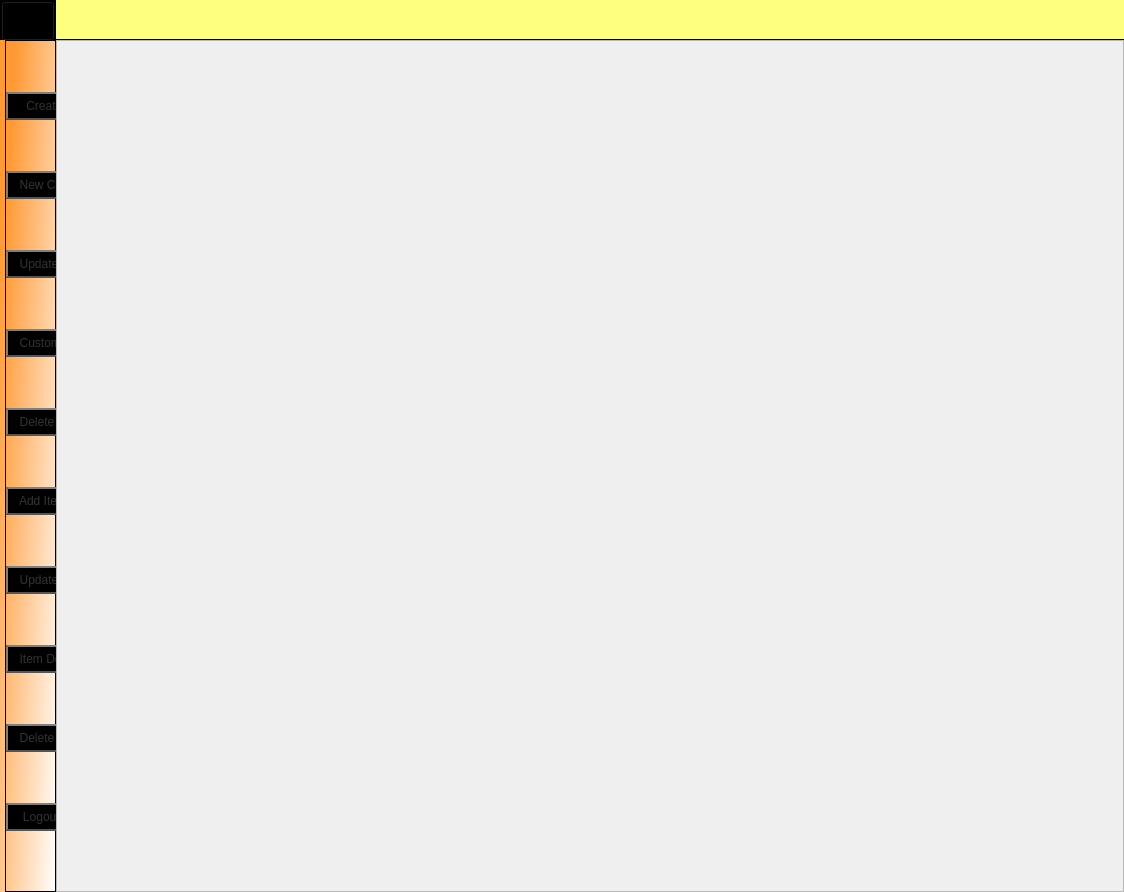
<?xml version="1.0" encoding="UTF-8"?>
<ui version="4.0">
 <class>MainWindow</class>
 <widget class="QMainWindow" name="MainWindow">
  <property name="geometry">
   <rect>
    <x>0</x>
    <y>0</y>
    <width>1124</width>
    <height>892</height>
   </rect>
  </property>
  <property name="windowTitle">
   <string>MainWindow</string>
  </property>
  <widget class="QWidget" name="centralwidget">
   <layout class="QVBoxLayout" name="verticalLayout">
    <property name="spacing">
     <number>0</number>
    </property>
    <property name="leftMargin">
     <number>0</number>
    </property>
    <property name="topMargin">
     <number>0</number>
    </property>
    <property name="rightMargin">
     <number>0</number>
    </property>
    <property name="bottomMargin">
     <number>0</number>
    </property>
    <item>
     <widget class="QFrame" name="top_Frame">
      <property name="sizePolicy">
       <sizepolicy hsizetype="MinimumExpanding" vsizetype="MinimumExpanding">
        <horstretch>0</horstretch>
        <verstretch>0</verstretch>
       </sizepolicy>
      </property>
      <property name="maximumSize">
       <size>
        <width>16777215</width>
        <height>40</height>
       </size>
      </property>
      <property name="styleSheet">
       <string notr="true">QFrame{
background-color: rgb(255, 255, 127);
border-bottom: 1px solid #000;
}</string>
      </property>
      <property name="frameShape">
       <enum>QFrame::NoFrame</enum>
      </property>
      <property name="frameShadow">
       <enum>QFrame::Raised</enum>
      </property>
      <widget class="QFrame" name="toggle_Frame">
       <property name="geometry">
        <rect>
         <x>0</x>
         <y>0</y>
         <width>56</width>
         <height>40</height>
        </rect>
       </property>
       <property name="sizePolicy">
        <sizepolicy hsizetype="Expanding" vsizetype="Expanding">
         <horstretch>0</horstretch>
         <verstretch>0</verstretch>
        </sizepolicy>
       </property>
       <property name="minimumSize">
        <size>
         <width>56</width>
         <height>40</height>
        </size>
       </property>
       <property name="maximumSize">
        <size>
         <width>56</width>
         <height>40</height>
        </size>
       </property>
       <property name="styleSheet">
        <string notr="true">background-color: rgb(0, 0, 0);</string>
       </property>
       <property name="frameShape">
        <enum>QFrame::StyledPanel</enum>
       </property>
       <property name="frameShadow">
        <enum>QFrame::Raised</enum>
       </property>
       <layout class="QVBoxLayout" name="verticalLayout_2">
        <property name="spacing">
         <number>0</number>
        </property>
        <property name="leftMargin">
         <number>0</number>
        </property>
        <property name="topMargin">
         <number>0</number>
        </property>
        <property name="rightMargin">
         <number>0</number>
        </property>
        <property name="bottomMargin">
         <number>0</number>
        </property>
        <item>
         <widget class="QPushButton" name="toggle_btn">
          <property name="minimumSize">
           <size>
            <width>40</width>
            <height>40</height>
           </size>
          </property>
          <property name="maximumSize">
           <size>
            <width>56</width>
            <height>40</height>
           </size>
          </property>
          <property name="font">
           <font>
            <pointsize>11</pointsize>
            <weight>75</weight>
            <bold>true</bold>
           </font>
          </property>
          <property name="styleSheet">
           <string notr="true">QPushButton:hover {
background: qradialgradient(
cx: 0.3, cy: -0.4, fx: 0.3, fy: -0.4,
radius: 1.35, stop: 0 #fff, stop: 1 #bbb
);
}

QPushButton:pressed {
border-style: inset;
background: qradialgradient(
cx: 0.4, cy: -0.1, fx: 0.4, fy: -0.1,
radius: 1.35, stop: 0 #fff, stop: 1 #ddd
);
}

</string>
          </property>
          <property name="text">
           <string/>
          </property>
          <property name="icon">
           <iconset resource="Images/background.qrc">
            <normaloff>:/newPrefix/toggle.png</normaloff>:/newPrefix/toggle.png</iconset>
          </property>
          <property name="iconSize">
           <size>
            <width>40</width>
            <height>40</height>
           </size>
          </property>
         </widget>
        </item>
       </layout>
      </widget>
     </widget>
    </item>
    <item>
     <widget class="QFrame" name="lower_Frame">
      <property name="frameShape">
       <enum>QFrame::NoFrame</enum>
      </property>
      <property name="frameShadow">
       <enum>QFrame::Raised</enum>
      </property>
      <layout class="QHBoxLayout" name="horizontalLayout">
       <property name="spacing">
        <number>0</number>
       </property>
       <property name="leftMargin">
        <number>0</number>
       </property>
       <property name="topMargin">
        <number>0</number>
       </property>
       <property name="rightMargin">
        <number>0</number>
       </property>
       <property name="bottomMargin">
        <number>0</number>
       </property>
       <item>
        <widget class="QFrame" name="left_Toggle_menu">
         <property name="maximumSize">
          <size>
           <width>56</width>
           <height>16777215</height>
          </size>
         </property>
         <property name="styleSheet">
          <string notr="true">QFrame{
background-color: qlineargradient(spread:pad, x1:0.096, y1:0.118636, x2:1, y2:1, stop:0 rgba(255, 153, 51, 255), stop:1 rgba(255, 255, 255, 255));
}
QPushButton{
padding:5px 10px;
border:none;
border-radius:10px;
background-color:#000;
color:#fff;
}
QPushButton:hover{
background-color: rgb(0, 92, 157);
}</string>
         </property>
         <property name="frameShape">
          <enum>QFrame::NoFrame</enum>
         </property>
         <property name="frameShadow">
          <enum>QFrame::Raised</enum>
         </property>
         <layout class="QVBoxLayout" name="verticalLayout_3">
          <property name="leftMargin">
           <number>5</number>
          </property>
          <property name="topMargin">
           <number>0</number>
          </property>
          <property name="rightMargin">
           <number>0</number>
          </property>
          <property name="bottomMargin">
           <number>0</number>
          </property>
          <item>
           <widget class="QFrame" name="menu_btns">
            <property name="layoutDirection">
             <enum>Qt::LeftToRight</enum>
            </property>
            <property name="frameShape">
             <enum>QFrame::StyledPanel</enum>
            </property>
            <property name="frameShadow">
             <enum>QFrame::Raised</enum>
            </property>
            <layout class="QVBoxLayout" name="verticalLayout_4">
             <property name="spacing">
              <number>0</number>
             </property>
             <property name="leftMargin">
              <number>0</number>
             </property>
             <property name="topMargin">
              <number>0</number>
             </property>
             <property name="rightMargin">
              <number>0</number>
             </property>
             <property name="bottomMargin">
              <number>0</number>
             </property>
             <item>
              <widget class="QPushButton" name="create_Invoice_Btn">
               <property name="sizePolicy">
                <sizepolicy hsizetype="Minimum" vsizetype="Fixed">
                 <horstretch>0</horstretch>
                 <verstretch>0</verstretch>
                </sizepolicy>
               </property>
               <property name="minimumSize">
                <size>
                 <width>100</width>
                 <height>0</height>
                </size>
               </property>
               <property name="layoutDirection">
                <enum>Qt::LeftToRight</enum>
               </property>
               <property name="styleSheet">
                <string notr="true">QPushButton {
text-align:left;
padding-left:70px;
color: #333;
border: 2px solid #555;
border-radius: 20px;
border-style: outset;
background: qradialgradient(
cx: 0.3, cy: -0.4, fx: 0.3, fy: -0.4,
radius: 1.35, stop: 0 #fff, stop: 1 #888
);
padding: 5px;
}

QPushButton:hover {
background: qradialgradient(
cx: 0.3, cy: -0.4, fx: 0.3, fy: -0.4,
radius: 1.35, stop: 0 #fff, stop: 1 #bbb
);
}

QPushButton:pressed {
border-style: inset;
background: qradialgradient(
cx: 0.4, cy: -0.1, fx: 0.4, fy: -0.1,
radius: 1.35, stop: 0 #fff, stop: 1 #ddd
);
}
</string>
               </property>
               <property name="text">
                <string>    Create Invoice</string>
               </property>
               <property name="icon">
                <iconset resource="Images/background.qrc">
                 <normaloff>:/newPrefix/Create Invoice.png</normaloff>:/newPrefix/Create Invoice.png</iconset>
               </property>
               <property name="iconSize">
                <size>
                 <width>40</width>
                 <height>40</height>
                </size>
               </property>
              </widget>
             </item>
             <item>
              <widget class="QPushButton" name="new_Customer_Btn">
               <property name="minimumSize">
                <size>
                 <width>100</width>
                 <height>0</height>
                </size>
               </property>
               <property name="styleSheet">
                <string notr="true">QPushButton {
text-align:left;
padding-left:70px;
color: #333;
border: 2px solid #555;
border-radius: 20px;
border-style: outset;
background: qradialgradient(
cx: 0.3, cy: -0.4, fx: 0.3, fy: -0.4,
radius: 1.35, stop: 0 #fff, stop: 1 #888
);
padding: 5px;
}

QPushButton:hover {
background: qradialgradient(
cx: 0.3, cy: -0.4, fx: 0.3, fy: -0.4,
radius: 1.35, stop: 0 #fff, stop: 1 #bbb
);
}

QPushButton:pressed {
border-style: inset;
background: qradialgradient(
cx: 0.4, cy: -0.1, fx: 0.4, fy: -0.1,
radius: 1.35, stop: 0 #fff, stop: 1 #ddd
);
}
</string>
               </property>
               <property name="text">
                <string>  New Customer</string>
               </property>
               <property name="icon">
                <iconset resource="Images/background.qrc">
                 <normaloff>:/newPrefix/Add User1.png</normaloff>:/newPrefix/Add User1.png</iconset>
               </property>
               <property name="iconSize">
                <size>
                 <width>40</width>
                 <height>40</height>
                </size>
               </property>
              </widget>
             </item>
             <item>
              <widget class="QPushButton" name="update_Customer_Btn">
               <property name="minimumSize">
                <size>
                 <width>100</width>
                 <height>0</height>
                </size>
               </property>
               <property name="styleSheet">
                <string notr="true">QPushButton {
text-align:left;
padding-left:70px;
color: #333;
border: 2px solid #555;
border-radius: 20px;
border-style: outset;
background: qradialgradient(
cx: 0.3, cy: -0.4, fx: 0.3, fy: -0.4,
radius: 1.35, stop: 0 #fff, stop: 1 #888
);
padding: 5px;
}

QPushButton:hover {
background: qradialgradient(
cx: 0.3, cy: -0.4, fx: 0.3, fy: -0.4,
radius: 1.35, stop: 0 #fff, stop: 1 #bbb
);
}

QPushButton:pressed {
border-style: inset;
background: qradialgradient(
cx: 0.4, cy: -0.1, fx: 0.4, fy: -0.1,
radius: 1.35, stop: 0 #fff, stop: 1 #ddd
);
}
</string>
               </property>
               <property name="text">
                <string>  Update Customer</string>
               </property>
               <property name="icon">
                <iconset resource="Images/background.qrc">
                 <normaloff>:/newPrefix/update customer1.png</normaloff>:/newPrefix/update customer1.png</iconset>
               </property>
               <property name="iconSize">
                <size>
                 <width>40</width>
                 <height>40</height>
                </size>
               </property>
              </widget>
             </item>
             <item>
              <widget class="QPushButton" name="customer_Details_Btn">
               <property name="minimumSize">
                <size>
                 <width>100</width>
                 <height>0</height>
                </size>
               </property>
               <property name="styleSheet">
                <string notr="true">QPushButton {
text-align:left;
padding-left:70px;
color: #333;
border: 2px solid #555;
border-radius: 20px;
border-style: outset;
background: qradialgradient(
cx: 0.3, cy: -0.4, fx: 0.3, fy: -0.4,
radius: 1.35, stop: 0 #fff, stop: 1 #888
);
padding: 5px;
}

QPushButton:hover {
background: qradialgradient(
cx: 0.3, cy: -0.4, fx: 0.3, fy: -0.4,
radius: 1.35, stop: 0 #fff, stop: 1 #bbb
);
}

QPushButton:pressed {
border-style: inset;
background: qradialgradient(
cx: 0.4, cy: -0.1, fx: 0.4, fy: -0.1,
radius: 1.35, stop: 0 #fff, stop: 1 #ddd
);
}
</string>
               </property>
               <property name="text">
                <string>  Customer Details</string>
               </property>
               <property name="icon">
                <iconset resource="Images/background.qrc">
                 <normaloff>:/newPrefix/Customer_Details1.png</normaloff>:/newPrefix/Customer_Details1.png</iconset>
               </property>
               <property name="iconSize">
                <size>
                 <width>40</width>
                 <height>40</height>
                </size>
               </property>
              </widget>
             </item>
             <item>
              <widget class="QPushButton" name="delete_Customer_Btn">
               <property name="minimumSize">
                <size>
                 <width>100</width>
                 <height>0</height>
                </size>
               </property>
               <property name="styleSheet">
                <string notr="true">QPushButton {
text-align:left;
padding-left:70px;
color: #333;
border: 2px solid #555;
border-radius: 20px;
border-style: outset;
background: qradialgradient(
cx: 0.3, cy: -0.4, fx: 0.3, fy: -0.4,
radius: 1.35, stop: 0 #fff, stop: 1 #888
);
padding: 5px;
}

QPushButton:hover {
background: qradialgradient(
cx: 0.3, cy: -0.4, fx: 0.3, fy: -0.4,
radius: 1.35, stop: 0 #fff, stop: 1 #bbb
);
}

QPushButton:pressed {
border-style: inset;
background: qradialgradient(
cx: 0.4, cy: -0.1, fx: 0.4, fy: -0.1,
radius: 1.35, stop: 0 #fff, stop: 1 #ddd
);
}
</string>
               </property>
               <property name="text">
                <string>  Delete Customer</string>
               </property>
               <property name="icon">
                <iconset resource="Images/background.qrc">
                 <normaloff>:/newPrefix/Delete customer.png</normaloff>:/newPrefix/Delete customer.png</iconset>
               </property>
               <property name="iconSize">
                <size>
                 <width>40</width>
                 <height>40</height>
                </size>
               </property>
              </widget>
             </item>
             <item>
              <widget class="QPushButton" name="add_Item_Btn">
               <property name="minimumSize">
                <size>
                 <width>100</width>
                 <height>0</height>
                </size>
               </property>
               <property name="styleSheet">
                <string notr="true">QPushButton {
text-align:left;
padding-left:70px;
color: #333;
border: 2px solid #555;
border-radius: 20px;
border-style: outset;
background: qradialgradient(
cx: 0.3, cy: -0.4, fx: 0.3, fy: -0.4,
radius: 1.35, stop: 0 #fff, stop: 1 #888
);
padding: 5px;
}

QPushButton:hover {
background: qradialgradient(
cx: 0.3, cy: -0.4, fx: 0.3, fy: -0.4,
radius: 1.35, stop: 0 #fff, stop: 1 #bbb
);
}

QPushButton:pressed {
border-style: inset;
background: qradialgradient(
cx: 0.4, cy: -0.1, fx: 0.4, fy: -0.1,
radius: 1.35, stop: 0 #fff, stop: 1 #ddd
);
}
</string>
               </property>
               <property name="text">
                <string>  Add Item             </string>
               </property>
               <property name="icon">
                <iconset resource="Images/background.qrc">
                 <normaloff>:/newPrefix/Add item.png</normaloff>:/newPrefix/Add item.png</iconset>
               </property>
               <property name="iconSize">
                <size>
                 <width>40</width>
                 <height>40</height>
                </size>
               </property>
              </widget>
             </item>
             <item>
              <widget class="QPushButton" name="update_Item_Btn">
               <property name="minimumSize">
                <size>
                 <width>100</width>
                 <height>0</height>
                </size>
               </property>
               <property name="styleSheet">
                <string notr="true">QPushButton {
text-align:left;
padding-left:70px;
color: #333;
border: 2px solid #555;
border-radius: 20px;
border-style: outset;
background: qradialgradient(
cx: 0.3, cy: -0.4, fx: 0.3, fy: -0.4,
radius: 1.35, stop: 0 #fff, stop: 1 #888
);
padding: 5px;
}

QPushButton:hover {
background: qradialgradient(
cx: 0.3, cy: -0.4, fx: 0.3, fy: -0.4,
radius: 1.35, stop: 0 #fff, stop: 1 #bbb
);
}

QPushButton:pressed {
border-style: inset;
background: qradialgradient(
cx: 0.4, cy: -0.1, fx: 0.4, fy: -0.1,
radius: 1.35, stop: 0 #fff, stop: 1 #ddd
);
}
</string>
               </property>
               <property name="text">
                <string>  Update Item       </string>
               </property>
               <property name="icon">
                <iconset resource="Images/background.qrc">
                 <normaloff>:/newPrefix/Update Item.png</normaloff>:/newPrefix/Update Item.png</iconset>
               </property>
               <property name="iconSize">
                <size>
                 <width>40</width>
                 <height>40</height>
                </size>
               </property>
              </widget>
             </item>
             <item>
              <widget class="QPushButton" name="item_Details_Btn">
               <property name="minimumSize">
                <size>
                 <width>100</width>
                 <height>0</height>
                </size>
               </property>
               <property name="styleSheet">
                <string notr="true">QPushButton {
text-align:left;
padding-left:70px;
color: #333;
border: 2px solid #555;
border-radius: 20px;
border-style: outset;
background: qradialgradient(
cx: 0.3, cy: -0.4, fx: 0.3, fy: -0.4,
radius: 1.35, stop: 0 #fff, stop: 1 #888
);
padding: 5px;
}

QPushButton:hover {
background: qradialgradient(
cx: 0.3, cy: -0.4, fx: 0.3, fy: -0.4,
radius: 1.35, stop: 0 #fff, stop: 1 #bbb
);
}

QPushButton:pressed {
border-style: inset;
background: qradialgradient(
cx: 0.4, cy: -0.1, fx: 0.4, fy: -0.1,
radius: 1.35, stop: 0 #fff, stop: 1 #ddd
);
}
</string>
               </property>
               <property name="text">
                <string>  Item Details       </string>
               </property>
               <property name="icon">
                <iconset resource="Images/background.qrc">
                 <normaloff>:/newPrefix/Item Details.png</normaloff>:/newPrefix/Item Details.png</iconset>
               </property>
               <property name="iconSize">
                <size>
                 <width>40</width>
                 <height>40</height>
                </size>
               </property>
              </widget>
             </item>
             <item>
              <widget class="QPushButton" name="delete_Item_Btn">
               <property name="minimumSize">
                <size>
                 <width>100</width>
                 <height>0</height>
                </size>
               </property>
               <property name="styleSheet">
                <string notr="true">QPushButton {
text-align:left;
padding-left:70px;
color: #333;
border: 2px solid #555;
border-radius: 20px;
border-style: outset;
background: qradialgradient(
cx: 0.3, cy: -0.4, fx: 0.3, fy: -0.4,
radius: 1.35, stop: 0 #fff, stop: 1 #888
);
padding: 5px;
}

QPushButton:hover {
background: qradialgradient(
cx: 0.3, cy: -0.4, fx: 0.3, fy: -0.4,
radius: 1.35, stop: 0 #fff, stop: 1 #bbb
);
}

QPushButton:pressed {
border-style: inset;
background: qradialgradient(
cx: 0.4, cy: -0.1, fx: 0.4, fy: -0.1,
radius: 1.35, stop: 0 #fff, stop: 1 #ddd
);
}
</string>
               </property>
               <property name="text">
                <string>  Delete Item        </string>
               </property>
               <property name="icon">
                <iconset resource="Images/background.qrc">
                 <normaloff>:/newPrefix/Delete item.png</normaloff>:/newPrefix/Delete item.png</iconset>
               </property>
               <property name="iconSize">
                <size>
                 <width>40</width>
                 <height>40</height>
                </size>
               </property>
              </widget>
             </item>
             <item>
              <widget class="QPushButton" name="logout_Btn">
               <property name="minimumSize">
                <size>
                 <width>100</width>
                 <height>0</height>
                </size>
               </property>
               <property name="styleSheet">
                <string notr="true">QPushButton {
text-align:left;
padding-left:70px;
color: #333;
border: 2px solid #555;
border-radius: 20px;
border-style: outset;
background: qradialgradient(
cx: 0.3, cy: -0.4, fx: 0.3, fy: -0.4,
radius: 1.35, stop: 0 #fff, stop: 1 #888
);
padding: 5px;
}

QPushButton:hover {
background: qradialgradient(
cx: 0.3, cy: -0.4, fx: 0.3, fy: -0.4,
radius: 1.35, stop: 0 #fff, stop: 1 #bbb
);
}

QPushButton:pressed {
border-style: inset;
background: qradialgradient(
cx: 0.4, cy: -0.1, fx: 0.4, fy: -0.1,
radius: 1.35, stop: 0 #fff, stop: 1 #ddd
);
}
</string>
               </property>
               <property name="text">
                <string>   Logout                </string>
               </property>
               <property name="icon">
                <iconset resource="Images/background.qrc">
                 <normaloff>:/newPrefix/Logout.png</normaloff>:/newPrefix/Logout.png</iconset>
               </property>
               <property name="iconSize">
                <size>
                 <width>40</width>
                 <height>40</height>
                </size>
               </property>
              </widget>
             </item>
            </layout>
           </widget>
          </item>
         </layout>
        </widget>
       </item>
       <item>
        <widget class="QFrame" name="content_Page">
         <property name="frameShape">
          <enum>QFrame::StyledPanel</enum>
         </property>
         <property name="frameShadow">
          <enum>QFrame::Sunken</enum>
         </property>
         <layout class="QHBoxLayout" name="horizontalLayout_2">
          <item>
           <widget class="QStackedWidget" name="stackedWidget">
            <property name="styleSheet">
             <string notr="true">background-image: url(:/newPrefix/cashier-supermarket-billing-software-pos-pchvector-e1584790103322.jpg);</string>
            </property>
            <property name="currentIndex">
             <number>0</number>
            </property>
            <widget class="QWidget" name="page"/>
            <widget class="QWidget" name="page_2"/>
           </widget>
          </item>
         </layout>
        </widget>
       </item>
      </layout>
     </widget>
    </item>
   </layout>
  </widget>
 </widget>
 <resources>
  <include location="Images/background.qrc"/>
 </resources>
 <connections/>
</ui>
